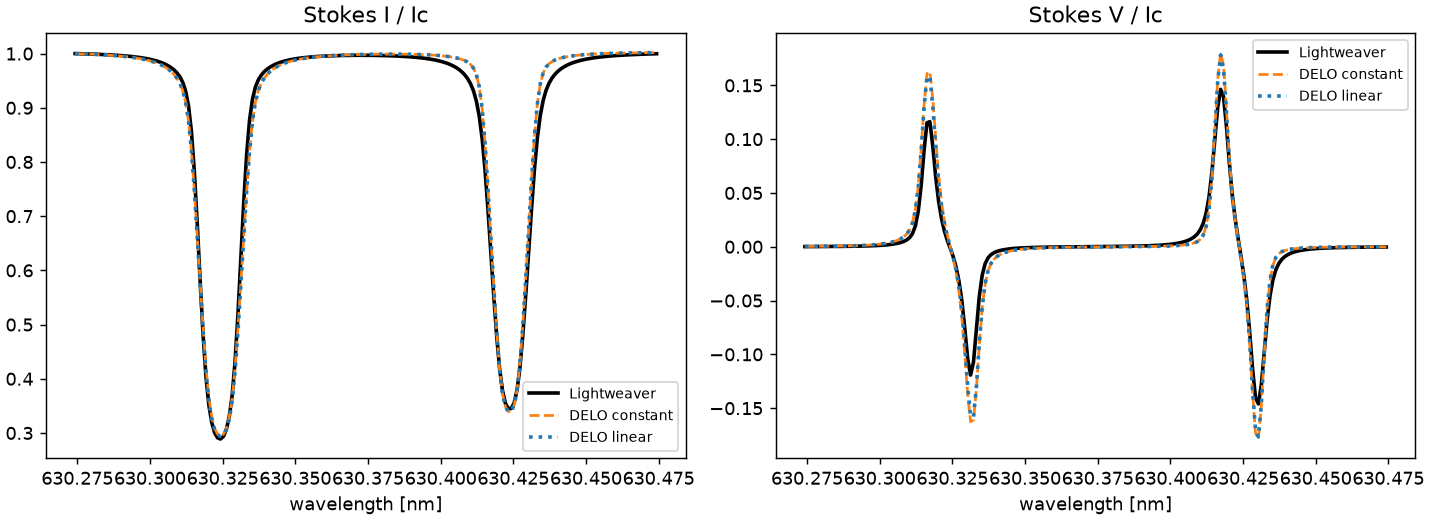

Recreate this plot in Python.
'''
Validation for the piecewise-linear vector formal solver (delo_linear_fs).
  1. FORWARD  : full Stokes RT on FAL-C with the linear solver vs the old constant solver,
                both against Lightweaver (the reference). Linear should track Lightweaver at
                least as well as constant. -> validate_linear.png
  2. GRADIENT : jacrev(delo_linear_fs) vs finite differences on a column whose dtau spans
                1e-5 .. 10, so the small-dtau guard is exercised; checks no NaNs and FD match.
  3. Full-RT gradient finite check (jacrev of the linear RT wrt temperature).
Nothing in the old code is touched; the old solver is imported read-only for comparison.
'''
import os, sys
REPO = os.path.dirname(os.path.dirname(os.path.abspath(__file__)))
sys.path.insert(0, REPO)                                   # repo root: adora_precision, lineop, old solver
sys.path.insert(0, os.path.dirname(os.path.abspath(__file__)))  # this dir: the new solver
import adora_precision
import jax, jax.numpy as jnp, numpy as np
import matplotlib; matplotlib.use("Agg"); import matplotlib.pyplot as plt
import lightweaver as lw
from lightweaver.fal import Falc82
from lineop import read_kurucz, emis_opac_polarised, planck
from vector_formal_solver import delo_constant_fs          # old, untouched (read-only)
from vector_formal_solver_linear import delo_linear_fs     # new

HERE = os.path.dirname(os.path.abspath(__file__))


def rt(fs, adata, wave, dz, T, ne, nh, vz, vt, b, gb, cb):
    # mirrors vector_response_fn.lte_polarised_rt, but the formal solver `fs` is a parameter
    eta, chi = jax.vmap(
        emis_opac_polarised, in_axes=[None, None, 0, 0, 0, 0, 0, 0, 0, 0]
    )(adata, wave, T, ne, nh, vz, vt, b, gb, cb)
    I_start = jnp.array([planck(wave, T[0]), 0.0, 0.0, 0.0])
    return fs(dz, I_start, eta, chi)


# --- FAL-C atmosphere (deep boundary first) ---
fal = Falc82()
z = fal.z[::-1]
dz = jnp.array(np.concatenate([[z[0]-z[1]], z[1:]-z[:-1]]))
T  = jnp.array(fal.temperature[::-1]); ne = jnp.array(fal.ne[::-1])
nh = jnp.array(fal.nHTot[::-1]);       vt = jnp.array(fal.vturb[::-1])
vz = jnp.zeros_like(T)
b  = jnp.ones_like(T) * 0.05
gb = jnp.ones_like(T) * 0.785
cb = jnp.zeros_like(T)
waves = jnp.linspace(lw.air_to_vac(630.1), lw.air_to_vac(630.3), 201)
adata = read_kurucz(os.path.join(REPO, "kurucz_6301_6302.linelist"))

print(f"precision: X64={adora_precision.X64}")

# ================================================================= 1. FORWARD vs Lightweaver
rt_wave = lambda fs: jax.jit(jax.vmap(
    lambda w: rt(fs, adata, w, dz, T, ne, nh, vz, vt, b, gb, cb), out_axes=1))(waves)
I_lin = np.asarray(rt_wave(delo_linear_fs))
I_con = np.asarray(rt_wave(delo_constant_fs))

# Lightweaver reference (same setup as vector_response_fn.py __main__)
from lightweaver.rh_atoms import H_atom, Fe23_atom
fal_lw = Falc82()
fal_lw.B = np.ones(T.shape[0]) * 0.05
fal_lw.gammaB = np.ones(T.shape[0]) * 0.785
fal_lw.chiB = np.zeros(T.shape[0])
fal_lw.quadrature(3)
rad_set = lw.RadiativeSet([H_atom(), Fe23_atom()]); rad_set.set_detailed_static("Fe")
spect = rad_set.compute_wavelength_grid(); eq_pops = rad_set.compute_eq_pops(fal_lw)
ctx = lw.Context(fal_lw, spect, eq_pops)
I_lw = np.asarray(ctx.compute_rays(wavelengths=np.array(waves), mus=[1.0], stokes=True))

# the JAX RT and Lightweaver are on different absolute unit scales, so compare each solver's
# profile normalised by ITS OWN continuum (as vector_response_fn.py does).
n_lin = I_lin / I_lin[0, 0]
n_con = I_con / I_con[0, 0]
n_lw  = I_lw  / I_lw[0, 0]
names = ["I", "Q", "U", "V"]
print("\n1. FORWARD (max | (solver/Ic) - (Lightweaver/Ic) |):")
for k in range(4):
    e_lin = np.abs(n_lin[k] - n_lw[k]).max()
    e_con = np.abs(n_con[k] - n_lw[k]).max()
    flag = "linear better" if e_lin <= e_con else "constant better"
    print(f"   {names[k]}: linear={e_lin:.3e}  constant={e_con:.3e}   ({flag})")

fig, ax = plt.subplots(1, 2, figsize=(11, 4), layout="constrained")
ax[0].plot(waves, n_lw[0], 'k-', lw=2, label="Lightweaver")
ax[0].plot(waves, n_con[0], 'C1--', label="DELO constant")
ax[0].plot(waves, n_lin[0], 'C0:', lw=2, label="DELO linear")
ax[0].set(title="Stokes I / Ic", xlabel="wavelength [nm]"); ax[0].legend(fontsize=8)
ax[1].plot(waves, n_lw[3], 'k-', lw=2, label="Lightweaver")
ax[1].plot(waves, n_con[3], 'C1--', label="DELO constant")
ax[1].plot(waves, n_lin[3], 'C0:', lw=2, label="DELO linear")
ax[1].set(title="Stokes V / Ic", xlabel="wavelength [nm]"); ax[1].legend(fontsize=8)
fig.savefig(os.path.join(HERE, "validate_linear.png"), dpi=130)
print("   saved validate_linear.png")

# --- coarse-grid test: SAME opacity code, so this isolates the formal solver. Reference is the
# fine-grid linear spectrum; as the grid coarsens (thicker layers) linear should beat constant.
ref = n_lin
print("\n1b. COARSE GRID (max |coarse/Ic - fine_linear/Ic|) -- isolates the formal solver:")
for f in (4, 8):
    idx = np.arange(0, T.shape[0], f)
    Tc, nec, nhc = T[idx], ne[idx], nh[idx]
    vtc, vzc, bc, gbc, cbc = vt[idx], vz[idx], b[idx], gb[idx], cb[idx]
    zc = z[idx]
    dzc = jnp.array(np.concatenate([[zc[0]-zc[1]], zc[1:]-zc[:-1]]))
    rt_c = lambda fs: jax.jit(jax.vmap(
        lambda w: rt(fs, adata, w, dzc, Tc, nec, nhc, vzc, vtc, bc, gbc, cbc), out_axes=1))(waves)
    Il = np.asarray(rt_c(delo_linear_fs)); Icn = np.asarray(rt_c(delo_constant_fs))
    nl = Il / Il[0, 0]; ncc = Icn / Icn[0, 0]
    el = np.abs(nl - ref).max(); ec = np.abs(ncc - ref).max()
    print(f"   skip={f} (nz={idx.size:3d}): linear={el:.3e}  constant={ec:.3e}  "
          f"({'linear better' if el <= ec else 'constant better'})")

# ================================================================= 2. GRADIENT jacrev vs FD
# toy column whose dtau spans 1e-5 .. 10 (dz=1), exercising the small-dtau guard
nz = 12
dz2 = jnp.ones(nz)
chi0 = jnp.logspace(-5, 1, nz)                              # eta_I -> dtau in [1e-5, 10]
opac2 = jnp.stack([chi0, 0.05*chi0, 0.05*chi0, 0.05*chi0,
                   0.02*chi0, 0.02*chi0, 0.02*chi0], axis=1)
S0 = jnp.linspace(0.5, 1.5, nz)                             # varying source -> linear term matters
emis2 = jnp.stack([S0, 0.05*S0, 0.05*S0, 0.05*S0], axis=1)
I0 = jnp.array([1.0, 0.0, 0.0, 0.0])

jac = jax.jacrev(delo_linear_fs, argnums=(2, 3))(dz2, I0, emis2, opac2)
jac_emis, jac_opac = jac                                    # (4, nz, 4) , (4, nz, 7)
print("\n2. GRADIENT jacrev(delo_linear_fs):")
print(f"   finite: d/demis={bool(jnp.isfinite(jac_emis).all())}  d/dopac={bool(jnp.isfinite(jac_opac).all())}")

dtau_col = 0.5 * (opac2[1:, 0] + opac2[:-1, 0]) * dz2[1:]
j_small = int(jnp.argmin(jnp.abs(dtau_col - 1e-4))) + 1     # a tiny-dtau layer (guard active)
j_large = int(jnp.argmin(jnp.abs(dtau_col - 1.0))) + 1      # a thick layer
def fd(argnum, layer, comp, h_rel=1e-6):
    arr = [dz2, I0, emis2, opac2]
    base = arr[argnum]
    h = h_rel * jnp.maximum(jnp.abs(base[layer, comp]), 1.0)
    ap = base.at[layer, comp].add(h);  am = base.at[layer, comp].add(-h)
    if argnum == 2:
        fp = delo_linear_fs(dz2, I0, ap, opac2); fm = delo_linear_fs(dz2, I0, am, opac2)
    else:
        fp = delo_linear_fs(dz2, I0, emis2, ap); fm = delo_linear_fs(dz2, I0, emis2, am)
    return (fp - fm) / (2*h)                                # (4,) : dI/d(arr[layer,comp])

print(f"   FD check (tiny-dtau layer j={j_small}, dtau={float(dtau_col[j_small-1]):.2e} ; "
      f"thick layer j={j_large}, dtau={float(dtau_col[j_large-1]):.2e}):")
for tag, (arg, jname, layer, comp) in {
    "dI/demis_I @tiny":  (2, jac_emis, j_small, 0),
    "dI/dchi_I  @tiny":  (3, jac_opac, j_small, 0),
    "dI/demis_I @thick": (2, jac_emis, j_large, 0),
    "dI/dchi_I  @thick": (3, jac_opac, j_large, 0),
}.items():
    ad = jname[:, layer, comp]                              # (4,) jacrev
    fdv = fd(arg, layer, comp)
    rel = float(jnp.max(jnp.abs(ad - fdv)) / (jnp.max(jnp.abs(fdv)) + 1e-30))
    print(f"     {tag}: max|jacrev-FD|/|FD| = {rel:.2e}")

# ================================================================= 3. full-RT gradient finite
g = jax.grad(lambda t: jnp.sum(
    rt(delo_linear_fs, adata, waves[100], dz, t, ne, nh, vz, vt, b, gb, cb)))(T)
print(f"\n3. full-RT jacrev wrt T: finite={bool(np.isfinite(np.asarray(g)).all())} "
      f"max|dI/dT|={float(jnp.max(jnp.abs(g))):.3e}")
print("\nDONE")
